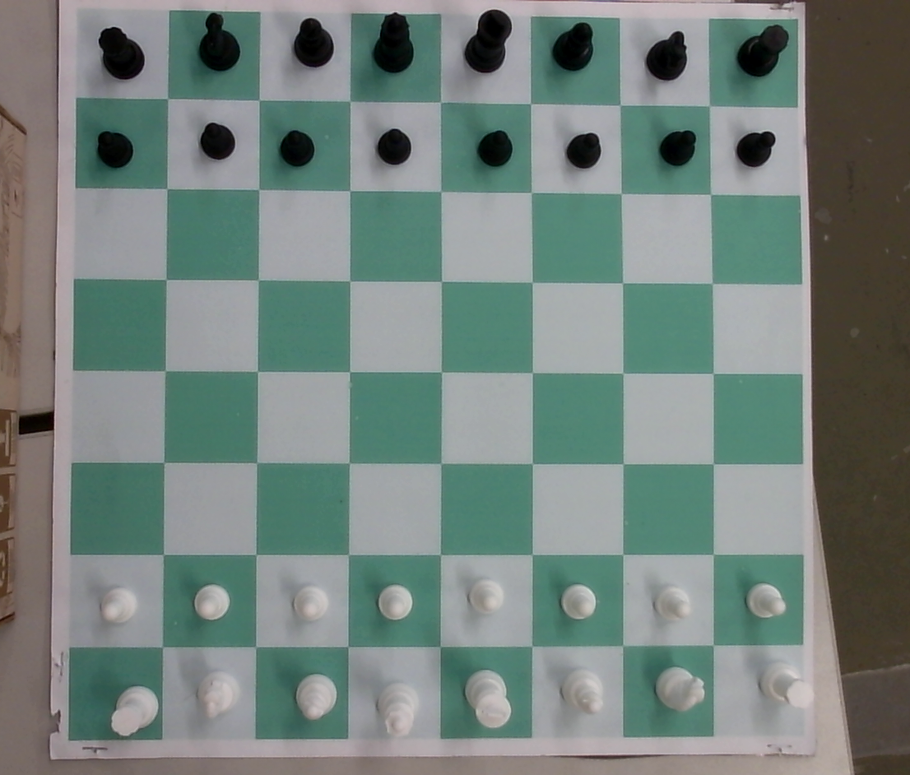
#> input picture chessvision1.png, 910 x 775 px, shrunk from 1106 x 942 before the run, found by its file name
$ python segmetation.py
#> lines starting #> are read from the running program, lines starting #| are printed output that depends on the picture; after the words box and inside, x2 and y2 are one past the last pixel; in counts of white or black regions, pixels touching at a corner belong together
import cv2
import matplotlib.pyplot as plt
import numpy as np

table = cv2.imread('chessvision1.png')
#> table is the input picture: shape (775, 910, 3); mean B, G, R 124, 129.5, 115.5
hsv = cv2.cvtColor(table, cv2.COLOR_BGR2HSV)
#> hsv: shape (775, 910, 3); mean H, S, V 78.7, 51.7, 133.2
blur = cv2.medianBlur(hsv ,7)
#> blur: shape (775, 910, 3); mean H, S, V 78.9, 51.4, 133.4

#green dark
lower_dark = np.array([40,30,70])
upper_dark = np.array([121,105,168])

#black
#lower_dark = np.array([40,28,2])
#upper_dark = np.array([90,255,12])

#white
#lower_dark= np.array([18,2,125])
#upper_dark = np.array([90,20,173])

#green light
lower_white = np.array([60,2,144])
upper_white = np.array([124,18,182])

mask = cv2.inRange(blur, lower_dark, upper_dark)
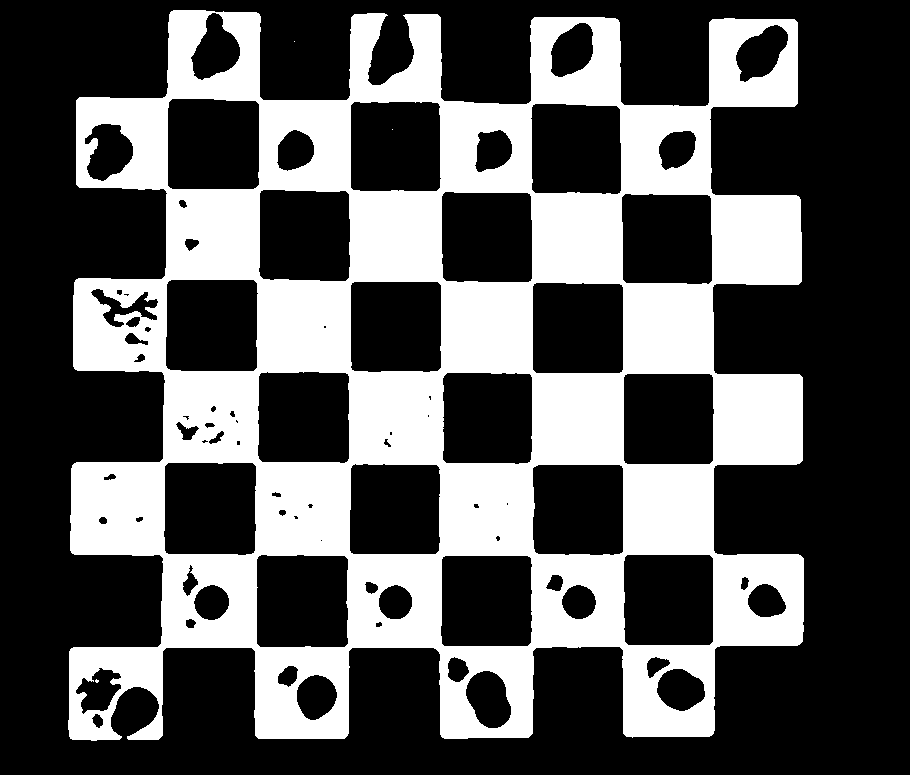
#> mask: shape (775, 910); 34.5% white; 4 white regions (3 under 20 px), largest, box (x1, y1, x2, y2) and area: (68, 10, 804, 741) 243280
mask2 = cv2.inRange(blur, lower_white, upper_white)
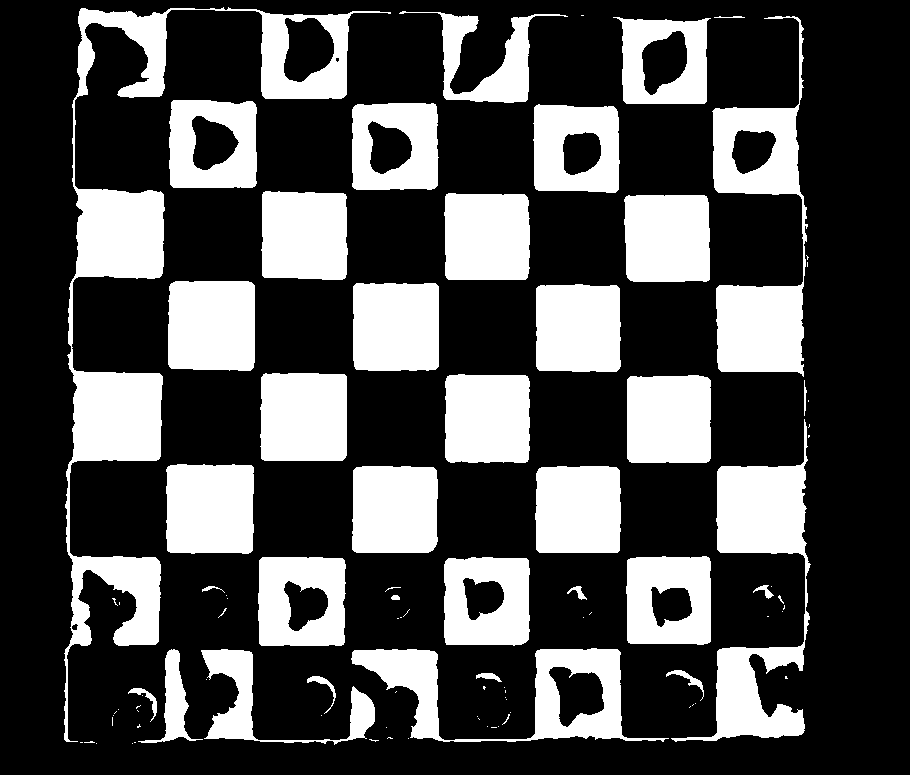
#> mask2: shape (775, 910); 29.7% white; 94 white regions (58 under 20 px), largest, box (x1, y1, x2, y2) and area: (64, 7, 391, 742) 30816, (712, 16, 808, 377) 13845, (671, 419, 811, 742) 13788


mask = mask + mask2
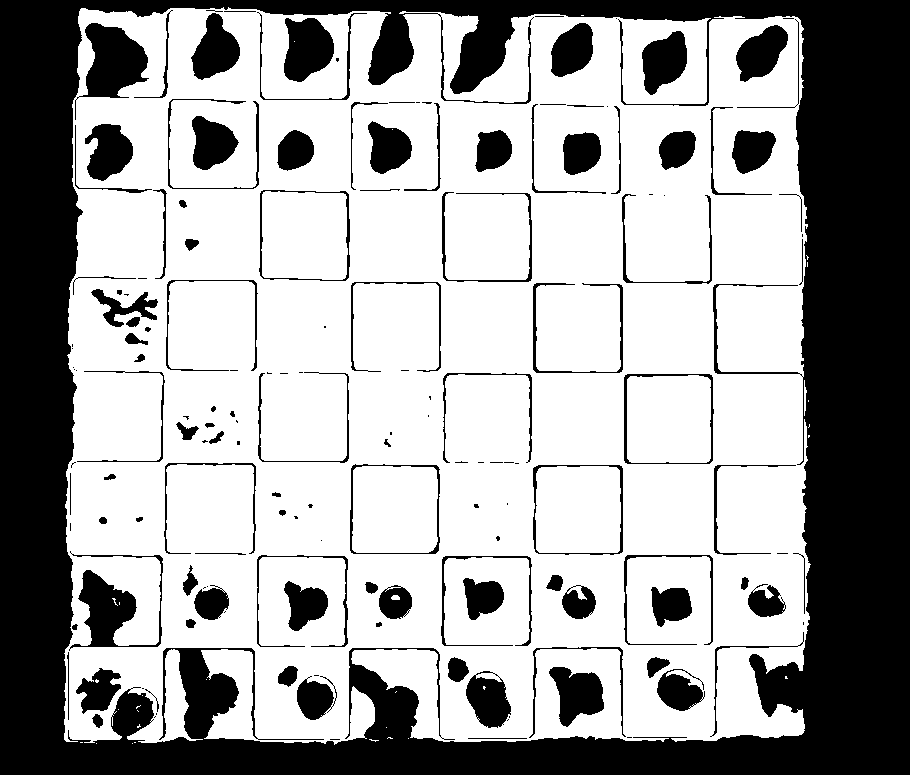
#> mask: shape (775, 910); 64.2% white; 159 black regions (56 under 20 px), largest, box (x1, y1, x2, y2) and area: (0, 0, 910, 775) 191993, (75, 23, 149, 120) 3386, (69, 551, 163, 651) 3039

kernel = np.ones((15,15), np.uint8)

mask = cv2.dilate(mask, kernel, iterations=1)
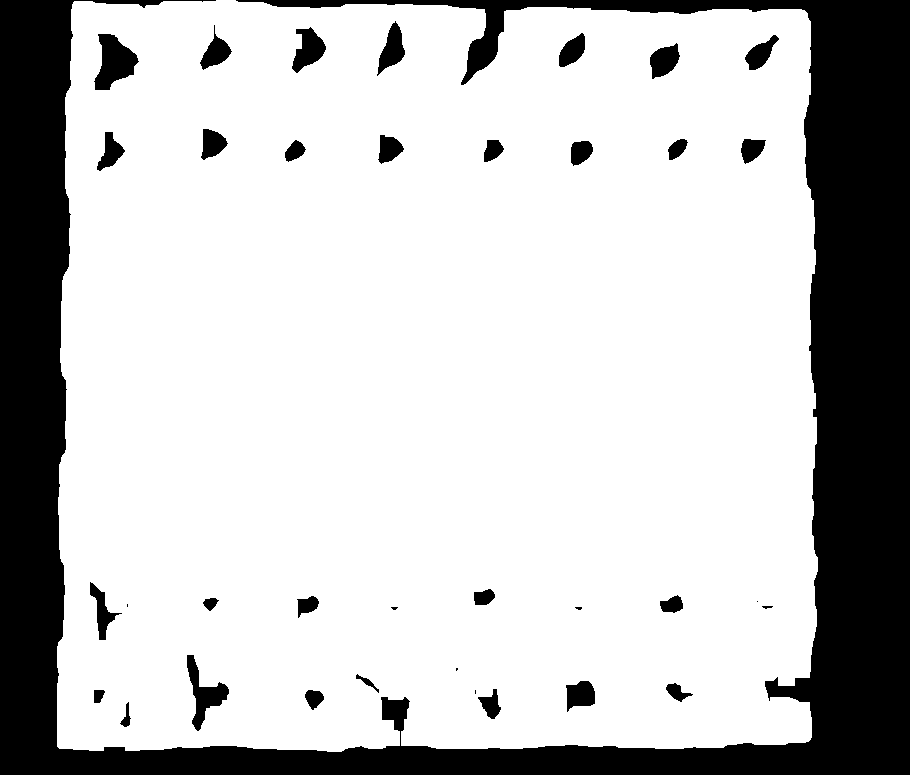
#> mask: shape (775, 910); 76.3% white; 36 black regions (6 under 20 px), largest, box (x1, y1, x2, y2) and area: (0, 0, 910, 775) 153398, (94, 34, 139, 90) 1492, (187, 655, 229, 731) 1143
mask = cv2.erode(mask, kernel, iterations=1)
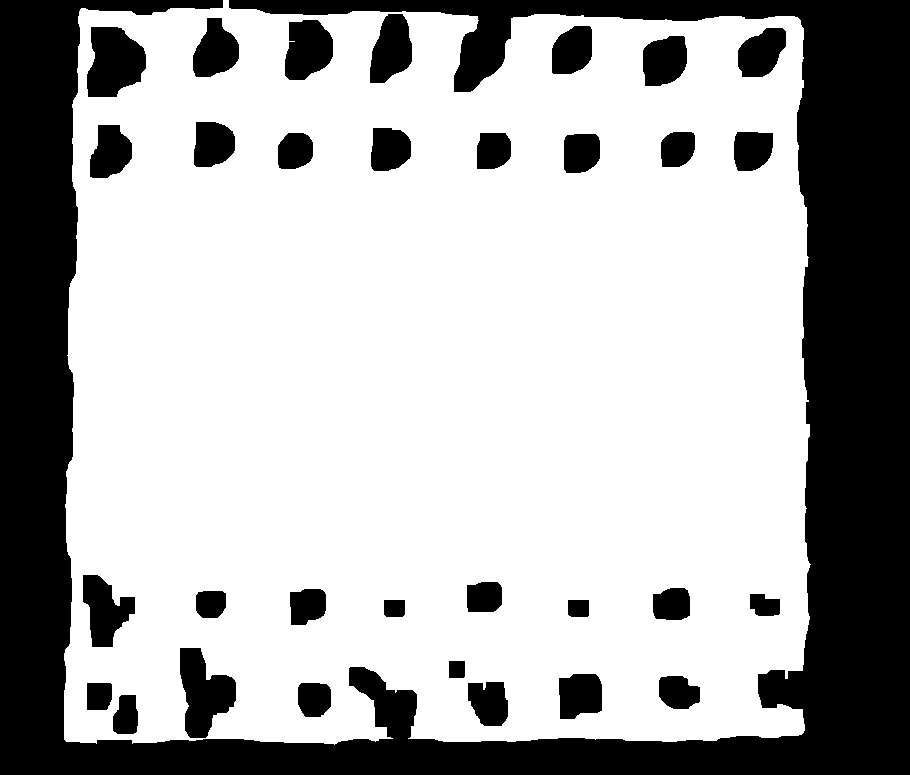
#> mask: shape (775, 910); 68.5% white; 32 black regions, largest, box (x1, y1, x2, y2) and area: (0, 0, 910, 775) 180063, (87, 27, 146, 97) 3158, (180, 648, 236, 738) 3117

res = cv2.bitwise_and(table,table, mask= mask)
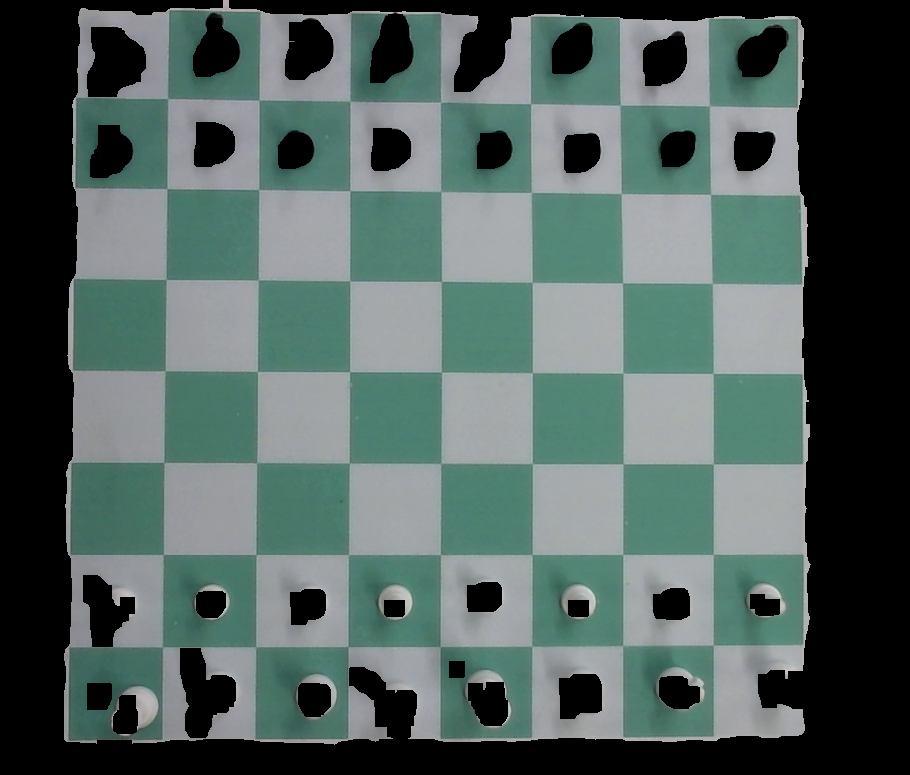
#> res: shape (775, 910, 3); mean B, G, R 94.4, 98.1, 81.6

#cv2.imwrite("result.png", res)
plt.imshow(mask)
plt.show()

$ run again, with photo1.png copied over chessvision1.png
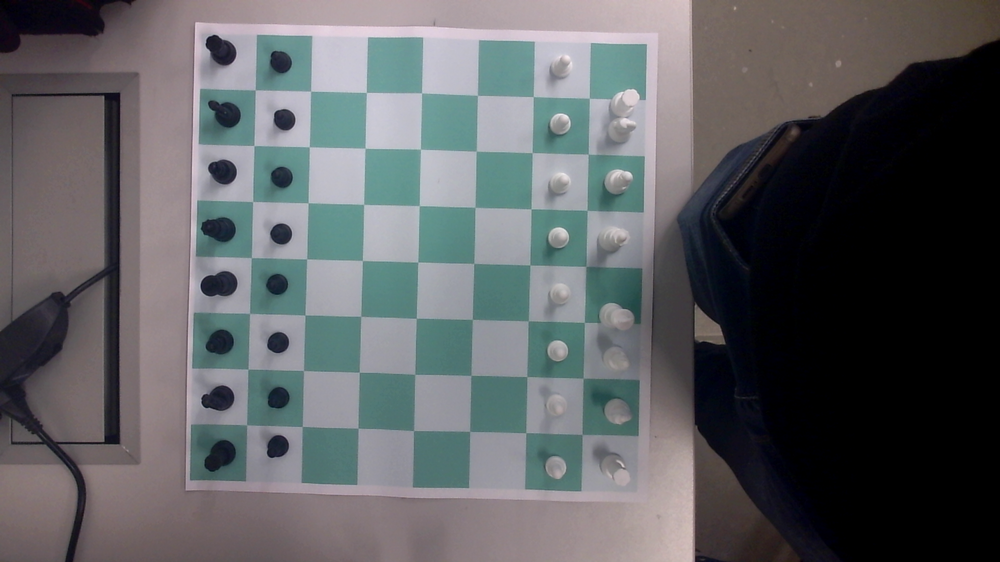
#> input picture photo1.png, 1000 x 562 px, shrunk from 1920 x 1080 before the run, found by its file name
#> table is the input picture: shape (562, 1000, 3); mean B, G, R 98.2, 95.7, 93.6
#> hsv: shape (562, 1000, 3); mean H, S, V 94.3, 50.5, 103
#> blur: shape (562, 1000, 3); mean H, S, V 97, 50.5, 103.1
#> `mask = cv2.inRange(blur, lower_dark, upper_dark)`:
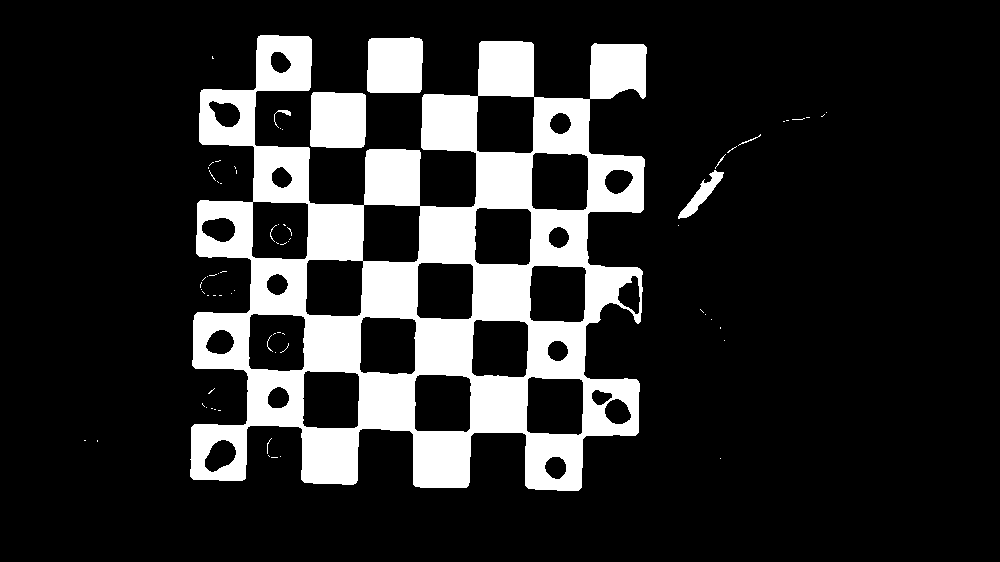
#> mask: shape (562, 1000); 17% white; 71 white regions (62 under 20 px), largest, box (x1, y1, x2, y2) and area: (190, 35, 647, 491) 88509, (310, 92, 366, 148) 3026, (367, 37, 423, 93) 3004
#> mask2: shape (562, 1000); 7.3% white; 89 white regions (46 under 20 px), largest, box (x1, y1, x2, y2) and area: (416, 377, 469, 430) 2668, (477, 209, 529, 263) 2647, (305, 372, 358, 427) 2631
#> `res = cv2.bitwise_and(table,table, mask= mask)`:
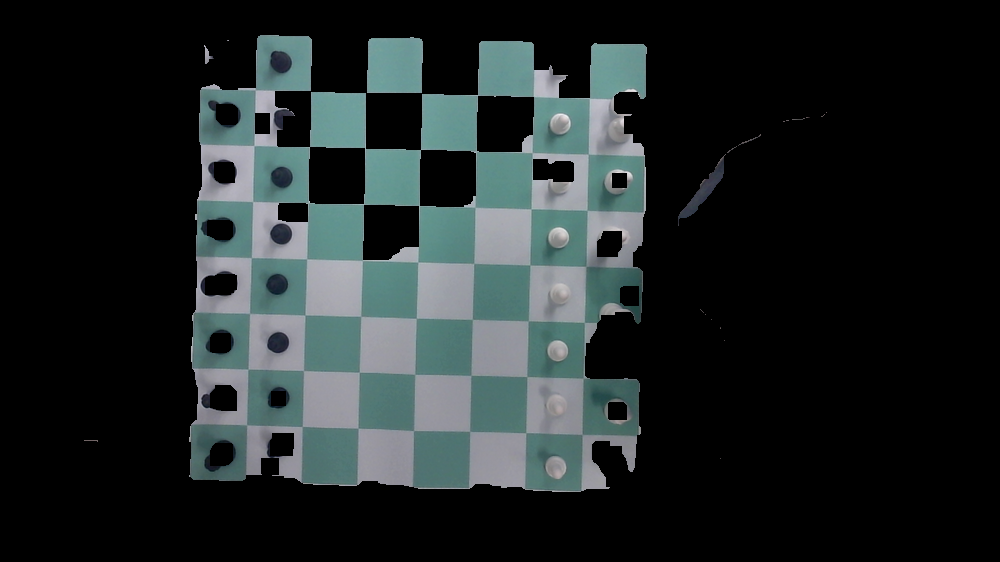
#> res: shape (562, 1000, 3); mean B, G, R 39.1, 38.7, 32.1

$ run again, with photo2.png copied over chessvision1.png
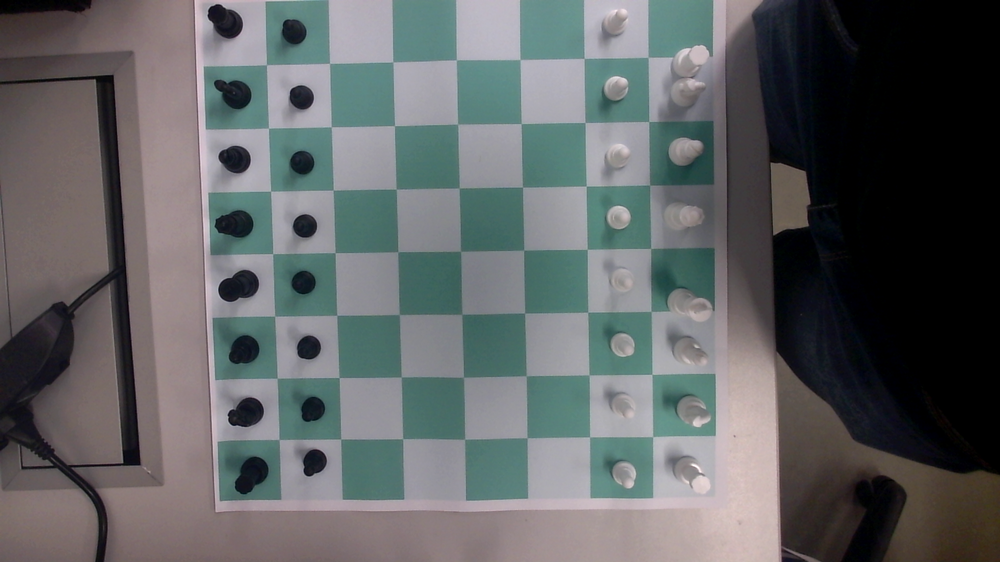
#> input picture photo2.png, 1000 x 562 px, shrunk from 1920 x 1080 before the run, found by its file name
#> table is the input picture: shape (562, 1000, 3); mean B, G, R 99.6, 98.6, 95.6
#> hsv: shape (562, 1000, 3); mean H, S, V 85.7, 49.9, 105.5
#> blur: shape (562, 1000, 3); mean H, S, V 85.3, 49.7, 105.6
#> `mask = cv2.inRange(blur, lower_dark, upper_dark)`:
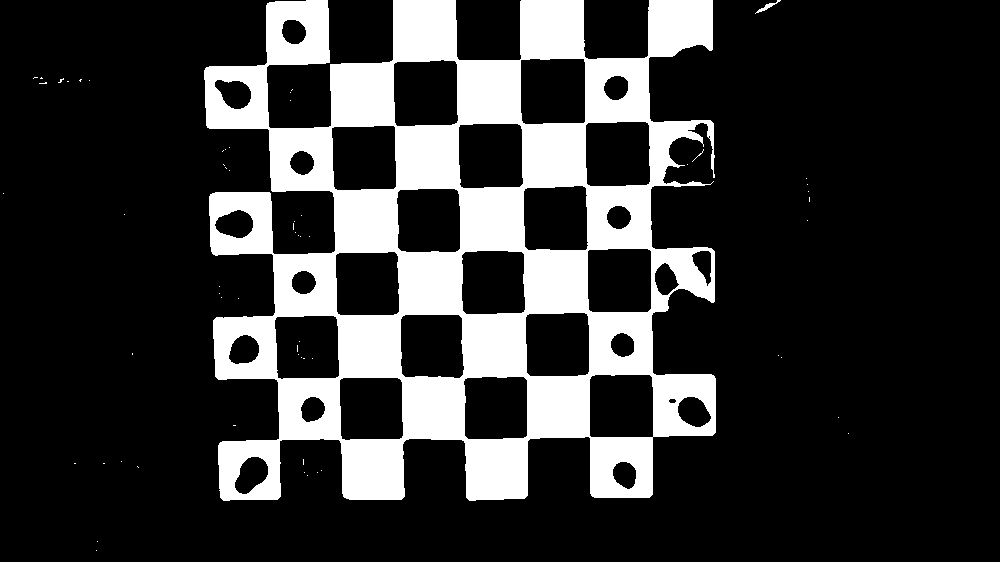
#> mask: shape (562, 1000); 20.7% white; 61 white regions (59 under 20 px), largest, box (x1, y1, x2, y2) and area: (204, 0, 716, 501) 116253, (755, 0, 781, 14) 78
#> mask2: shape (562, 1000); 8.7% white; 153 white regions (85 under 20 px), largest, box (x1, y1, x2, y2) and area: (460, 124, 521, 187) 3610, (525, 187, 587, 249) 3592, (527, 313, 588, 375) 3575
#> `res = cv2.bitwise_and(table,table, mask= mask)`:
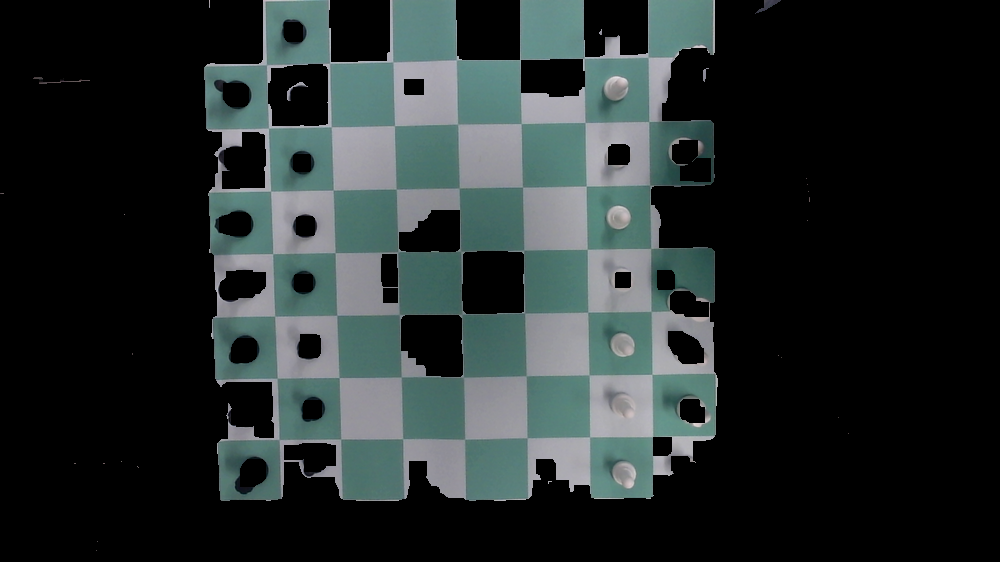
#> res: shape (562, 1000, 3); mean B, G, R 45, 45.2, 37.7
